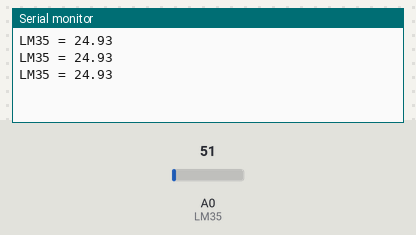
A sketch run on a simulated Arduino Uno, built with avr-gcc and run on an emulated ATmega328P. Shown: the last lines printed to the serial monitor. The test bench sets the inputs (shaded band); at power-on: A0 (LM35) = 51.

Above: at 1.3 s.
1.4 s: A0 (LM35) set to 61
At 1.9 s:
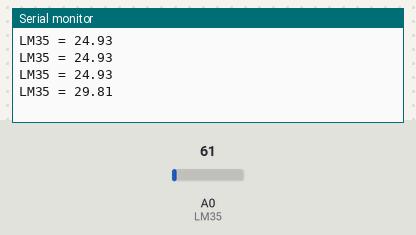
2.9 s: A0 (LM35) set to 71
At 3.4 s:
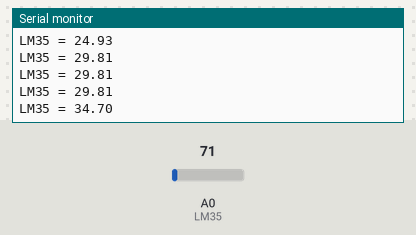
Timing chart, 0 to 5.9 s (numbered marks = the images above; inputs shaded):
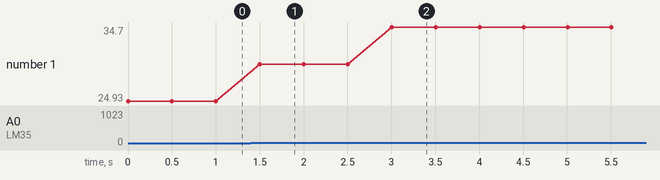

Measured:
- after the input at 1.4 s, the serial monitor: prints a new line after 0.10 s (image 1)
- after the input at 2.9 s, the serial monitor: prints a new line after 0.10 s (image 2)
- plotted number 1: 24.93 → 29.81 after the input at 1.4 s, 29.81 → 34.7 after the input at 2.9 s

The sketch:

LM35.ino
```cpp
#define LM35 A0

int val = 0;

void setup() {
  // put your setup code here, to run once:
  Serial.begin(9600);
}

void loop() {
  // put your main code here, to run repeatedly:
  val = analogRead(LM35);
  Serial.print("LM35 = ");
  Serial.println(val * 0.48876);
  delay(500);
}
```
